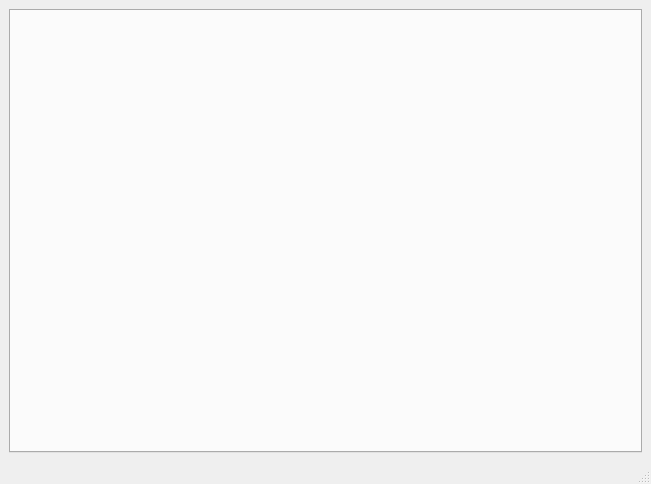
<?xml version="1.0" encoding="UTF-8"?>
<ui version="4.0">
 <class>MainWindow</class>
 <widget class="QMainWindow" name="MainWindow">
  <property name="geometry">
   <rect>
    <x>0</x>
    <y>0</y>
    <width>651</width>
    <height>484</height>
   </rect>
  </property>
  <property name="sizePolicy">
   <sizepolicy hsizetype="Fixed" vsizetype="Fixed">
    <horstretch>0</horstretch>
    <verstretch>0</verstretch>
   </sizepolicy>
  </property>
  <property name="windowTitle">
   <string>MainWindow</string>
  </property>
  <widget class="QWidget" name="centralwidget">
   <property name="sizePolicy">
    <sizepolicy hsizetype="Maximum" vsizetype="Maximum">
     <horstretch>0</horstretch>
     <verstretch>0</verstretch>
    </sizepolicy>
   </property>
   <layout class="QGridLayout" name="gridLayout">
    <item row="0" column="0">
     <layout class="QVBoxLayout" name="verticalLayout">
      <property name="sizeConstraint">
       <enum>QLayout::SetDefaultConstraint</enum>
      </property>
      <item>
       <widget class="QTabWidget" name="tabs_weather">
        <property name="currentIndex">
         <number>-1</number>
        </property>
       </widget>
      </item>
     </layout>
    </item>
   </layout>
  </widget>
  <widget class="QMenuBar" name="menubar">
   <property name="geometry">
    <rect>
     <x>0</x>
     <y>0</y>
     <width>651</width>
     <height>21</height>
    </rect>
   </property>
  </widget>
  <widget class="QStatusBar" name="statusbar"/>
 </widget>
 <resources/>
 <connections/>
</ui>
